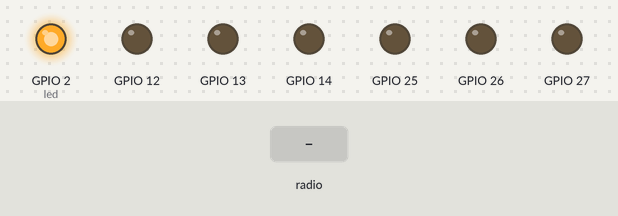
Recording of a program running on a simulated ESP32 board running MicroPython. Parts: output pins drawn as LEDs (lit = HIGH). Inputs (shaded band) come from the test bench. What the program prints to the serial console is not drawn.

Above: at 1.2 s.
1.3 s: radio message "1" arrives
Timing chart, 0 to 4.3 s (numbered marks = the images above; inputs shaded):
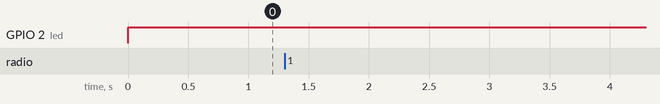

The program:

main.py
```python
import network
import espnow
from machine import Pin
from time import sleep
from l298n import L298N

motor_esq = L298N(in1=26, in2=25, ena=27)
motor_dir = L298N(in1=14, in2=12, ena=13)

wifi = network.WLAN(network.STA_IF)
wifi.active(True)

e = espnow.ESPNow()
e.active(True)

led = Pin(2, Pin.OUT)

print("ESP32 escravo pronto")
print("MAC:", ':'.join('{:02X}'.format(b) for b in wifi.config('mac')))

vel_dir=0
vel_esq=0

while True:
    led.on()
    try:
        host, msg = e.recv()

        if msg:
            texto = msg.decode()
            print("Recebido:", texto)

            valores = texto.split(",")

            vel_dir=int(valores[0])
            vel_esq=int(valores[1])

            print(vel_dir, vel_esq)
        else:

            vel_dir=0
            vel_esq=0

            motor_esq.stop()
            motor_dir.stop()

        motor_esq.speed(vel_esq)
        motor_dir.speed(vel_dir)
        sleep(0.1)
    except:
        sleep(0.1)
        led.on()
        sleep(2)
        led.off()
    led.off()
```

l298n.py
```python
from machine import Pin, PWM

class L298N:
    def __init__(self, in1, in2, ena, freq=1000):
        # Configura pinos de direção e PWM
        self.in1 = Pin(in1, Pin.OUT)
        self.in2 = Pin(in2, Pin.OUT)
        self.pwm = PWM(Pin(ena), freq=freq)
        self.pwm.duty_u16(0)
        self.velocidade = 0

    def speed(self, velocidade):
        """
        Define a velocidade do motor.
        velocidade: -100 a 100 (%)
        """
        velocidade = max(-100, min(100, velocidade))
        self.velocidade = velocidade

        if velocidade > 0:
            self.in1.value(1)
            self.in2.value(0)
            duty = int((velocidade / 100) * 65535)
        elif velocidade < 0:
            self.in1.value(0)
            self.in2.value(1)
            duty = int((abs(velocidade) / 100) * 65535)
        else:
            self.stop()
            return

        self.pwm.duty_u16(duty)

    def stop(self):
        """Para o motor completamente."""
        self.in1.value(0)
        self.in2.value(0)
        self.pwm.duty_u16(0)
```
